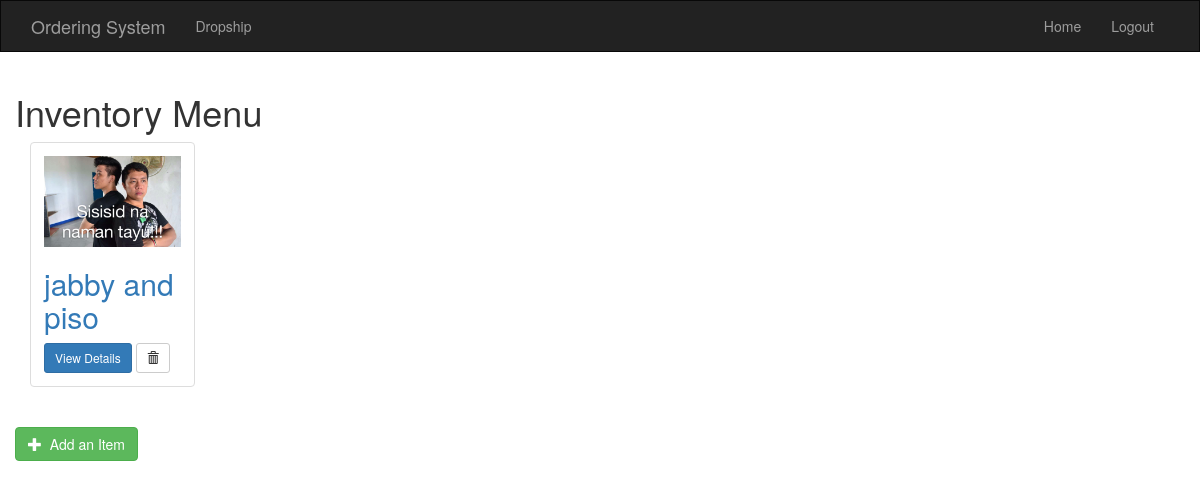
Before: /ordering/inventory-menu/ (signed in) with the older database file.
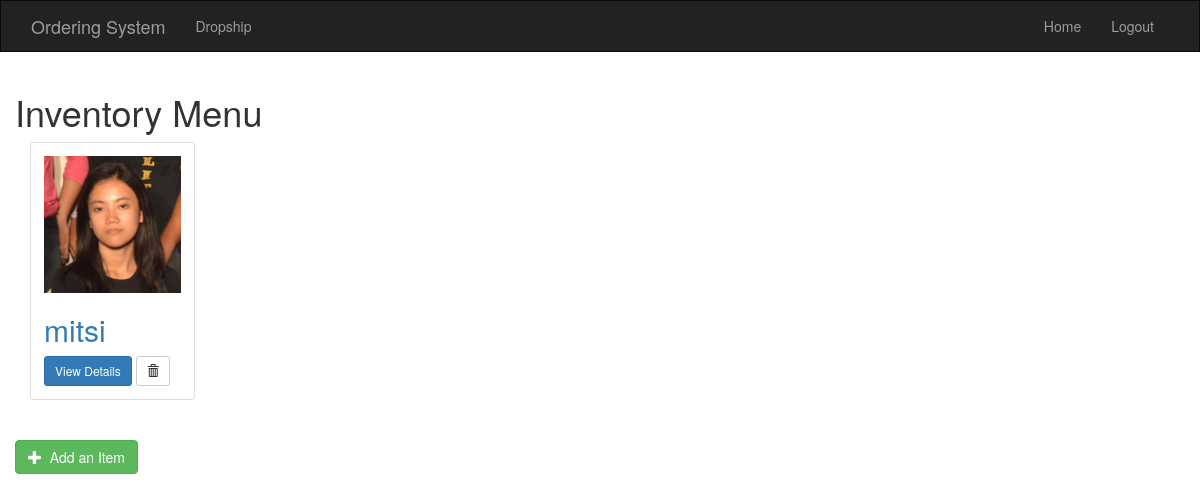
After: the same page with the newer database file.
### ordering/models.py (models this page shows, shortened)
class Inventory(models.Model):
    date = models.DateField(("Date"), default=datetime.now())
    product_logo = models.ImageField(upload_to='product_image', blank=True)
    product_name = models.CharField(max_length=250)
    stock_in = models.CharField(max_length=250, default='')
    stock_out = models.CharField(max_length=250, default='')
    balance = models.CharField(max_length=250, default='')
    particulars = models.CharField(max_length=250)

### ordering/views.py (the view)
def inventory_menu(request):
    all_inventorys = Inventory.objects.all()
    return render(request, 'ordering/inventory_sample.html', {'all_inventorys': all_inventorys})

### ordering/templates/ordering/inventory_sample.html (shortened to what this page needs)
{% extends 'ordering/base.html' %}
{% block body %}
<div class="container-fluid">
  <h1>Inventory Menu</h1>
  {% if all_inventorys %}
      {% for inventory in all_inventorys %}
      <div class="col-sm-4 col-lg-2">
        <div class="thumbnail">
          <div class="caption">
            <img src="{{ MEDIA_URL }}{{ inventory.product_logo.url }}" class="img-responsive">
        <h2><a href="{% url 'ordering:inventory_detail' inventory.id %}">{{ inventory.product_name }}</a></h2>
        <a href="{% url 'ordering:inventory_detail' inventory.id %}" class="btn btn-primary btn-sm" role="button">View Details</a>
        <form action="{% url 'ordering:inventory_delete' inventory.id %}" method="post" style="display: inline;">
            <button type="submit" class="btn btn-default btn-sm">
                <span class="glyphicon glyphicon-trash"></span>
            </button>
        </form>
          </div>
        </div>
      </div>
      {% endfor %}
    {% else %}
      <h4>You don't have any items</h4>
  {% endif %}
</div>
      <div class="col-sm-12">
        <br>
        <a href="{% url 'ordering:inventory_create' %}">
            <button type="button" class="btn btn-success">
            <span class="glyphicon glyphicon-plus"></span>&nbsp; Add an Item
          </button>
        </a>
      </div>
{% endblock %}

Changed rows visible on the page:
removed Inventory: product_logo (picture), product_name "jabby and piso"
added Inventory: product_logo (picture), product_name "mitsi"
